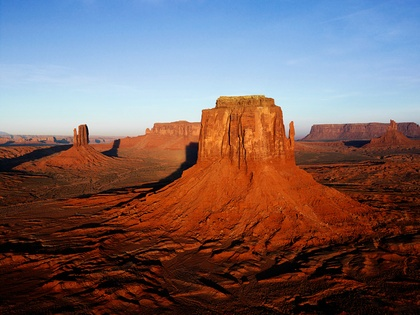
%> input picture 4-8-1/Desert.jpg, 420 x 315 px, shrunk from 1024 x 768 before the run
$ octave 4-8-1.m   (GNU Octave 9; MATLAB toolbox functions it lacks are replaced by stand-ins)
%> lines starting %> are read from the running program, lines starting %| are printed output that depends on the picture
SI=imread('Desert.jpg');
%> SI is the input picture: size 315x420x3 uint8; mean R, G, B 119.4, 99.3, 100.8
SI=rgb2gray(SI);
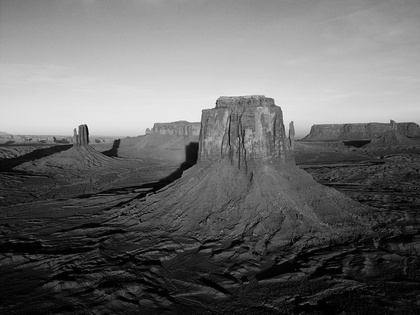
%> SI: size 315x420 uint8; min 0, max 244, mean 105.5
subplot(221);imshow(SI);
[M,N]=size(SI);
%> M = 315; N = 420
I=SI;
for i=1:M
	for j=1:N
		I(i,j)=bitand(I(i,j),240);
	end
end
subplot(222);
imshow(I);
IMIN=double(SI)-double(I);
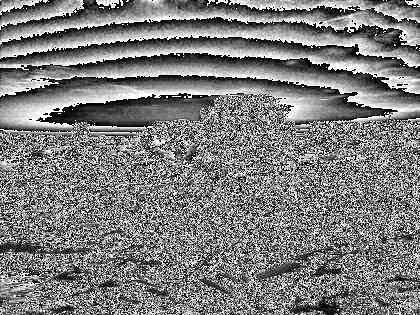
%> IMIN: size 315x420 double; min 0, max 15, mean 7.36; drawn with min black and max white
IMIN=uint8(IMIN);
%> IMIN: size 315x420 uint8
subplot(223);imshow(IMIN);
IMIN=histeq(IMIN);
subplot(224);imshow(IMIN);
